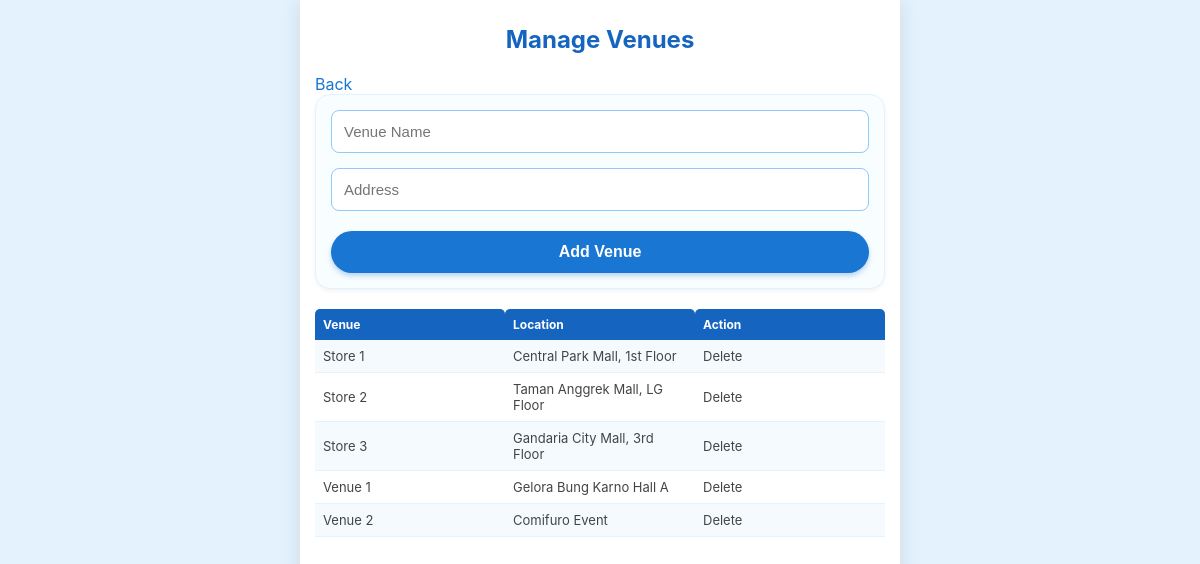
The app's page /superadmin_venues.php (signed in) with its own data.
### tables this page shows
CREATE TABLE `venues` (
  `venue_id` int(11) NOT NULL,
  `venue_name` varchar(100) NOT NULL,
  `location_address` text DEFAULT NULL
);

### superadmin_venues.php (the view, shortened to what this page needs)
<?php
include "includes/db_conn.php";
?>
<!DOCTYPE html>
<html>
<head><title>Venues</title><link rel="stylesheet" href="css/style.css"></head>
<body>
    <div class="container">
        <h2>Manage Venues</h2> <a href="home_superadmin.php">Back</a>
        <div class="form-box">
            <form method="post">
                <input type="text" name="venue_name" placeholder="Venue Name" required>
                <input type="text" name="location" placeholder="Address" required>
                <button type="submit" name="add_venue">Add Venue</button>
            </form>
        </div>
        <table>
            <tr><th>Venue</th><th>Location</th><th>Action</th></tr>
            <?php
            $res = mysqli_query($conn, "SELECT * FROM venues");
            while ($r = mysqli_fetch_assoc($res)) {
                echo "<tr><td>".$r['venue_name']."</td><td>".$r['location_address']."</td><td>Delete</td></tr>";
            }
            ?>
        </table>
    </div>
</body>
</html>

### css/style.css (style rules this page uses)
* { box-sizing: border-box; }
body { margin: 0; padding: 0; font-family: -apple-system, BlinkMacSystemFont, "Segoe UI", Roboto, Helvetica, Arial, sans-serif; background-color: #E3F2FD; color: #333; display: flex; justify-content: center; min-height: 100vh; }
.container { width: 100%; max-width: 600px; background-color: #FFFFFF; min-height: 100vh; padding: 15px; box-shadow: 0 0 20px rgba(0,0,0,0.1); position: relative; overflow-x: hidden; }
h1, h2, h3 { text-align: center; color: #1565C0; margin-top: 10px; margin-bottom: 20px; }
.form-box { background: #F8FDFF; border: 1px solid #E3F2FD; padding: 15px; border-radius: 15px; margin-bottom: 20px; box-shadow: 0 2px 4px rgba(0,0,0,0.05); }
input[type="text"], input[type="email"], input[type="password"], input[type="date"], input[type="time"], select { width: 100%; padding: 12px; margin-bottom: 15px; border: 1px solid #90CAF9; border-radius: 8px; background-color: #FFFFFF; font-size: 15px; color: #333; outline: none; }
button { width: 100%; padding: 12px; background-color: #1976D2; color: white; border: none; border-radius: 50px; font-size: 16px; font-weight: bold; cursor: pointer; transition: background 0.2s; margin-top: 5px; box-shadow: 0 3px 5px rgba(25, 118, 210, 0.3); }
table { width: 100%; border-collapse: collapse; margin-top: 10px; font-size: 13px; table-layout: fixed; }
th { background-color: #1565C0; color: white; padding: 8px; text-align: left; border-radius: 5px 5px 0 0; font-size: 12px; }
td { padding: 8px; border-bottom: 1px solid #E3F2FD; color: #444; word-wrap: break-word; white-space: normal; vertical-align: middle; }
tr:nth-child(even) { background-color: #F5FAFF; }
a { text-decoration: none; color: #1976D2; }

### records on screen
venues: venue_name "Store 1", location_address "Central Park Mall, 1st Floor"
venues: venue_name "Store 2", location_address "Taman Anggrek Mall, LG Floor"
venues: venue_name "Store 3", location_address "Gandaria City Mall, 3rd Floor"
venues: venue_name "Venue 1", location_address "Gelora Bung Karno Hall A"
venues: venue_name "Venue 2", location_address "Comifuro Event"
